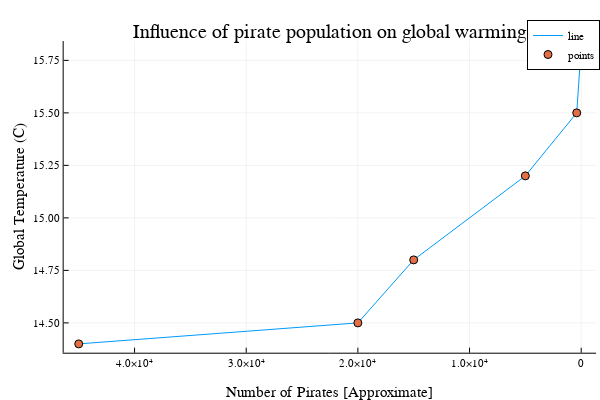

The notebook cell this image was saved under:
### Markdown cell above
You can reload this chart using the `PlotlyJS` backend (note that you may also need to update [IJulia](https://juliagizmos.github.io/WebIO.jl/latest/providers/ijulia/)):

### Code cell
Pkg.add("PlotlyJS")
plotlyjs()

# Generate the plot
plot(numpirates, globaltemperatures, label="line")
scatter!(numpirates, globaltemperatures, label="points")

# Add details
xlabel!("Number of Pirates [Approximate]")
ylabel!("Global Temperature (C)")
title!("Influence of pirate population on global warming")

# Flip the x axis
xflip!()

### Figure 1 — Plotly figure (JSON) as saved in the notebook; plotly's stock layout.template omitted (floating-point values rounded to 4 significant figures)
{"data": [{"colorbar": {"len": 0.8657, "title": "", "x": 0.9934, "y": 0.5087}, "legendgroup": "line", "line": {"color": "rgba(0, 154, 250, 1.000)", "dash": "solid", "shape": "linear", "width": 1}, "mode": "lines", "name": "line", "showlegend": true, "type": "scatter", "x": [45000, 20000, 15000, 5000, 400, 17], "xaxis": "x", "y": [14.4, 14.5, 14.8, 15.2, 15.5, 15.8], "yaxis": "y"}, {"colorbar": {"len": 0.8657, "title": "", "x": 0.9934, "y": 0.5087}, "legendgroup": "points", "marker": {"color": "rgba(227, 111, 71, 1.000)", "line": {"color": "rgba(0, 0, 0, 1.000)", "width": 1}, "size": 8, "symbol": "circle"}, "mode": "markers", "name": "points", "showlegend": true, "type": "scatter", "x": [45000, 20000, 15000, 5000, 400, 17], "xaxis": "x", "y": [14.4, 14.5, 14.8, 15.2, 15.5, 15.8], "yaxis": "y"}], "layout": {"annotations": [{"font": {"color": "rgba(0, 0, 0, 1.000)", "family": "sans-serif", "size": 20}, "rotation": 0, "showarrow": false, "text": "Influence of pirate population on global warming", "x": 0.5498, "xanchor": "center", "xref": "paper", "y": 1, "yanchor": "top", "yref": "paper"}], "height": 400, "legend": {"bgcolor": "rgba(255, 255, 255, 1.000)", "bordercolor": "rgba(0, 0, 0, 1.000)", "borderwidth": 1, "font": {"color": "rgba(0, 0, 0, 1.000)", "family": "sans-serif", "size": 11}, "title": {"font": {"color": "rgba(0, 0, 0, 1.000)", "family": "sans-serif", "size": 15}, "text": ""}, "tracegroupgap": 0, "traceorder": "normal", "x": 1, "xanchor": "auto", "y": 1, "yanchor": "auto"}, "margin": {"b": 20, "l": 0, "r": 0, "t": 20}, "paper_bgcolor": "rgba(255, 255, 255, 1.000)", "plot_bgcolor": "rgba(255, 255, 255, 1.000)", "showlegend": true, "width": 600, "xaxis": {"anchor": "y", "domain": [0.1061, 0.9934], "gridcolor": "rgba(0, 0, 0, 0.100)", "gridwidth": 0.5, "linecolor": "rgba(0, 0, 0, 1.000)", "mirror": false, "range": [46350.0, -1332.0], "showgrid": true, "showline": true, "showticklabels": true, "tickangle": 0, "tickcolor": "rgb(0, 0, 0)", "tickfont": {"color": "rgba(0, 0, 0, 1.000)", "family": "sans-serif", "size": 11}, "tickmode": "array", "ticks": "inside", "ticktext": ["0", "1.0×10⁴", "2.0×10⁴", "3.0×10⁴", "4.0×10⁴"], "tickvals": [0, 10000, 20000, 30000, 40000], "title": "Number of Pirates [Approximate]", "titlefont": {"color": "rgba(0, 0, 0, 1.000)", "family": "sans-serif", "size": 15}, "type": "-", "visible": true, "zeroline": false, "zerolinecolor": "rgba(0, 0, 0, 1.000)"}, "yaxis": {"anchor": "x", "domain": [0.07581, 0.9415], "gridcolor": "rgba(0, 0, 0, 0.100)", "gridwidth": 0.5, "linecolor": "rgba(0, 0, 0, 1.000)", "mirror": false, "range": [14.36, 15.84], "showgrid": true, "showline": true, "showticklabels": true, "tickangle": 0, "tickcolor": "rgb(0, 0, 0)", "tickfont": {"color": "rgba(0, 0, 0, 1.000)", "family": "sans-serif", "size": 11}, "tickmode": "array", "ticks": "inside", "ticktext": ["14.50", "14.75", "15.00", "15.25", "15.50", "15.75"], "tickvals": [14.5, 14.75, 15, 15.25, 15.5, 15.75], "title": "Global Temperature (C)", "titlefont": {"color": "rgba(0, 0, 0, 1.000)", "family": "sans-serif", "size": 15}, "type": "-", "visible": true, "zeroline": false, "zerolinecolor": "rgba(0, 0, 0, 1.000)"}}}
